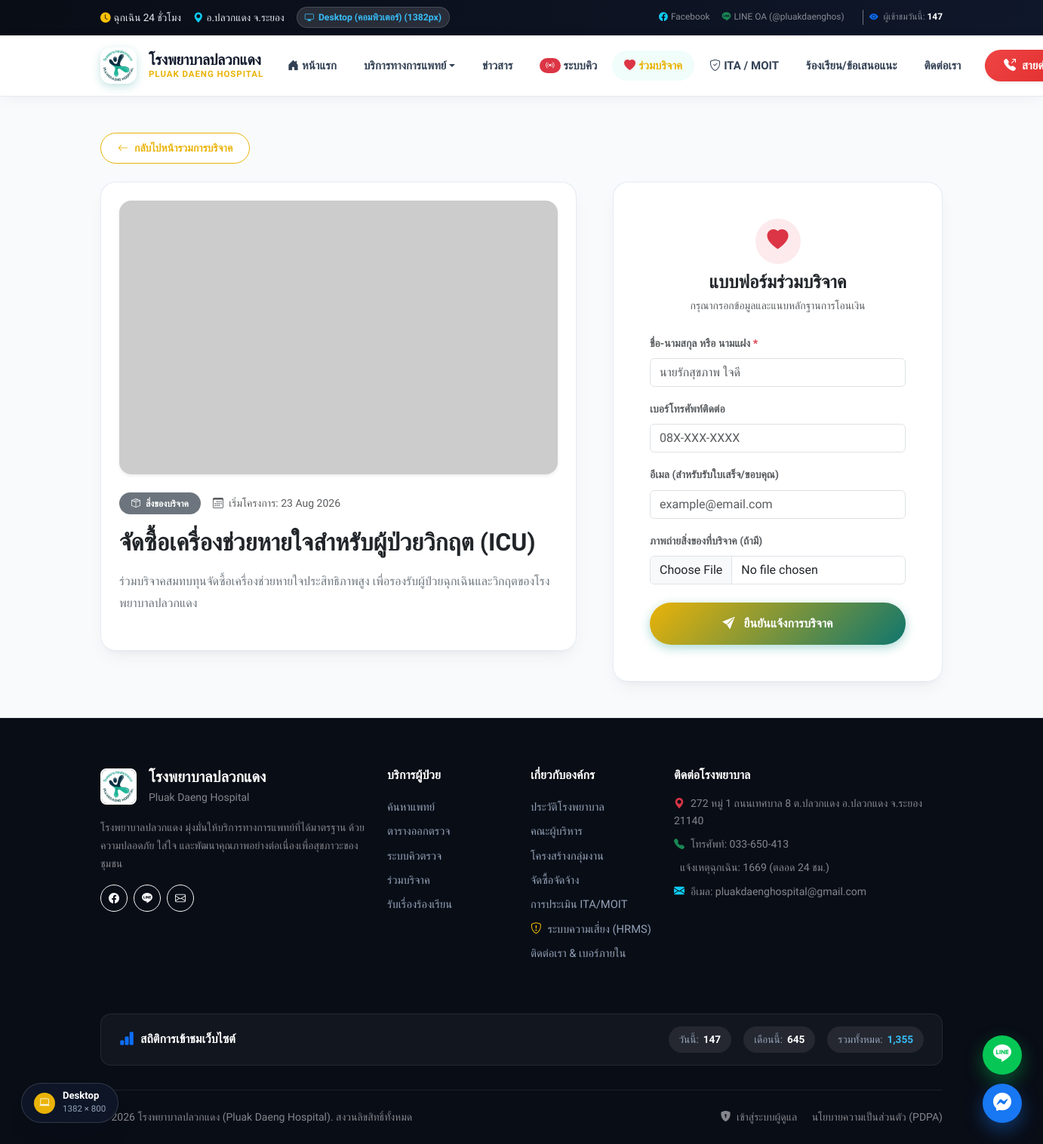
The page /donation/show/3 on the database its author committed.
### tables this page shows
CREATE TABLE `donation_items` (
  `id` int(11) NOT NULL AUTO_INCREMENT,
  `title` varchar(255) NOT NULL,
  `type` enum('general','money','equipment') DEFAULT 'general',
  `description` text DEFAULT NULL,
  `image` varchar(255) DEFAULT NULL,
  `target_amount` decimal(10,2) DEFAULT 0.00,
  `current_amount` decimal(10,2) DEFAULT 0.00,
  `target_quantity` int(11) DEFAULT 0,
  `current_quantity` int(11) DEFAULT 0,
  `status` enum('active','inactive','completed') DEFAULT 'active',
  `created_by` int(11) DEFAULT NULL,
  `created_at` timestamp NULL DEFAULT current_timestamp(),
  `updated_at` timestamp NULL DEFAULT current_timestamp() ON UPDATE current_timestamp(),
  `deleted_at` timestamp NULL DEFAULT NULL,
  PRIMARY KEY (`id`)
);

### app/Controllers/DonationController.php (called while the page is built, shortened)
<?php
class DonationController extends Controller {
    private $itemModel;
    public function __construct() {
        $this->itemModel = $this->model('DonationItem');
    }
    public function show($id) {
        $item = $this->itemModel->getById($id);
        $data = [
            'page_title' => $item->title,
            'og_type' => 'website',
            'og_description' => strip_tags($item->description),
            'og_image' => URLROOT . '/assets/images/donations/' . $item->image,
            'item' => $item
        ];
        $this->view('donations/show', $data);
    }
}

### app/Core/App.php (called while the page is built, shortened)
<?php
class App {
    protected $controller = 'HomeController';
    protected $method = 'index';
    public function __construct() {
        $url = $this->parseUrl();
        if (isset($url[0]) && strtolower($url[0]) === 'admin') {
            array_shift($url);
            $this->controller = 'DashboardController';
            $adminAliases = [
                'donationitem' => 'DonationItem',
                'donationitems' => 'DonationItem',
                'donation' => 'Donation',
                'donations' => 'Donation',
                'banner' => 'Banner',
                'banners' => 'Banner',
                'news' => 'News',
                'appointment' => 'Appointment',
                'appointments' => 'Appointment',
                'doctor' => 'Doctor',
                'doctors' => 'Doctor',
                'clinic' => 'Clinic',
                'clinics' => 'Clinic',
                'service' => 'Service',
                'services' => 'Service',
                'department' => 'Department',
                'departments' => 'Department',
                'procurement' => 'Procurement',
                'procurements' => 'Procurement',
                'complaint' => 'Complaint',
                'complaints' => 'Complaint',
                'setting' => 'Settings',
                'settings' => 'Settings',
                'auditlog' => 'AuditLog',
                'logs' => 'AuditLog',
                'dashboard' => 'Dashboard',
                'auth' => 'Auth',
                'login' => 'Auth'
            ];
            if (isset($url[0])) {
                $rawKey = strtolower($url[0]);
                if (isset($adminAliases[$rawKey]) && file_exists('../app/Controllers/Admin/' . $adminAliases[$rawKey] . 'Controller.php')) {
                    $this->controller = $adminAliases[$rawKey] . 'Controller';
                    unset($url[0]);
                } else if (file_exists('../app/Controllers/Admin/' . ucwords($url[0]) . 'Controller.php')) {
                    $this->controller = ucwords($url[0]) . 'Controller';
                    unset($url[0]);
                }
            }
            $controllerClass = 'App\\Controllers\\Admin\\' . $this->controller;
            if(!class_exists($controllerClass)){
                require_once '../app/Controllers/Admin/' . $this->controller . '.php';
            }
            $this->controller = new $controllerClass;
        } else {
            $aliases = [
                'donations' => 'Donation',
                'donation' => 'Donation',
                'doctors' => 'Doctor',
                'doctor' => 'Doctor',
                'clinics' => 'Clinic',
                'clinic' => 'Clinic',
                'services' => 'Service',
                'service' => 'Service',
                'appointments' => 'Appointment',
                'appointment' => 'Appointment',
                'departments' => 'Department',
                'department' => 'Department',
                'hrms' => 'Risk',
                'risk' => 'Risk',
                'ita' => 'Ita',
                'contact' => 'Contact',
                'news' => 'News'
            ];
            if (isset($url[0])) {
                $rawKey = strtolower($url[0]);
                if (isset($aliases[$rawKey]) && file_exists('../app/Controllers/' . $aliases[$rawKey] . 'Controller.php')) {
                    $this->controller = $aliases[$rawKey] . 'Controller';
                    unset($url[0]);
                } else if (file_exists('../app/Controllers/' . ucwords($url[0]) . 'Controller.php')) {
                    $this->controller = ucwords($url[0]) . 'Controller';
                    unset($url[0]);
                } else if (str_ends_with($rawKey, 's') && file_exists('../app/Controllers/' . ucwords(rtrim($rawKey, 's')) . 'Controller.php')) {
                    $this->controller = ucwords(rtrim($rawKey, 's')) . 'Controller';
                    unset($url[0]);
                }
            }
            $this->controller = new $controllerClass;
        }
        if (isset($url[1])) {
            if (method_exists($this->controller, $url[1])) {
                $this->method = $url[1];
                unset($url[1]);
            }
        }
        $this->params = $url ? array_values($url) : [];
        call_user_func_array([$this->controller, $this->method], $this->params);
    }
    public function parseUrl() {
        if (isset($_GET['url'])) {
            $url = rtrim($_GET['url'], '/');
            $url = urldecode($url);
            return explode('/', $url);
        }
        return [];
    }
}

### public/index.php (called while the page is built, shortened)
<?php
spl_autoload_register(function($className) {
    if (strpos($className, 'App\\Core\\') === 0) {
        $class = str_replace('App\\Core\\', '', $className);
    } else if (strpos($className, 'App\\Controllers\\') === 0) {
        $class = str_replace('App\\Controllers\\', '', $className);
        require_once '../app/Controllers/' . $class . '.php';
    } else if (strpos($className, 'App\\Models\\') === 0) {
        $class = str_replace('App\\Models\\', '', $className);
        require_once '../app/Models/' . $class . '.php';
    } else if (strpos($className, 'App\\Services\\') === 0) {
        $class = str_replace('App\\Services\\', '', $className);
        require_once '../app/Services/' . $class . '.php';
    } else if (strpos($className, 'App\\Repositories\\') === 0) {
        $class = str_replace('App\\Repositories\\', '', $className);
        require_once '../app/Repositories/' . $class . '.php';
    } else if (strpos($className, 'App\\Middleware\\') === 0) {
        $class = str_replace('App\\Middleware\\', '', $className);
        require_once '../app/Middleware/' . $class . '.php';
    } else if (strpos($className, 'App\\Helpers\\') === 0) {
        $class = str_replace('App\\Helpers\\', '', $className);
        require_once '../app/Helpers/' . $class . '.php';
    } else if (strpos($className, 'App\\Validation\\') === 0) {
        $class = str_replace('App\\Validation\\', '', $className);
        require_once '../app/Validation/' . $class . '.php';
    }
});
$app = new App\Core\App();

### app/Core/Database.php (called while the page is built, shortened)
<?php
class Database {
    private $host = DB_HOST;
    private $user = DB_USER;
    private $pass = DB_PASS;
    private $dbname = DB_NAME;
    private $dbh;
    private $stmt;
    public function __construct() {
        $dsn = 'mysql:host=' . $this->host . ';dbname=' . $this->dbname . ';charset=utf8mb4';
        $options = array(
            PDO::ATTR_PERSISTENT => true,
            PDO::ATTR_ERRMODE => PDO::ERRMODE_EXCEPTION,
            PDO::ATTR_DEFAULT_FETCH_MODE => PDO::FETCH_OBJ,
            PDO::MYSQL_ATTR_INIT_COMMAND => 'SET NAMES utf8mb4'
        );
        try {
            $this->dbh = new PDO($dsn, $this->user, $this->pass, $options);
        } catch(PDOException $e) {
            $this->error = $e->getMessage();
            error_log($this->error);
            if (APP_ENV === 'development') {
                echo $this->error;
            } else {
                echo "Database connection failed.";
            }
        }
    }
    public function query($sql) {
        $this->stmt = $this->dbh->prepare($sql);
    }
    public function bind($param, $value, $type = null) {
        if (is_null($type)) {
            switch(true) {
                default:
                    $type = PDO::PARAM_STR;
            }
        }
        $this->stmt->bindValue($param, $value, $type);
    }
    public function execute() {
        return $this->stmt->execute();
    }
    public function single() {
        $this->execute();
        return $this->stmt->fetch();
    }
}

### app/Core/Model.php (called while the page is built, shortened)
<?php
class Model {
    public function __construct() {
        $this->db = new Database();
    }
}

### app/Models/DonationItem.php (called while the page is built, shortened)
<?php
class DonationItem extends Model {
    public function getById($id) {
        $this->db->query('SELECT * FROM donation_items WHERE id = :id AND deleted_at IS NULL');
        $this->db->bind(':id', $id);
        return $this->db->single();
    }
}

### app/Views/donations/show.php (the view, shortened to what this page needs)
<div class="container my-5">
    <div class="mb-4">
        <a href="<?= URLROOT ?>/donation" class="btn btn-modern-outline btn-sm">
            <i class="bi bi-arrow-left"></i> กลับไปหน้ารวมการบริจาค
        </a>
    </div>
    <div class="row g-5">
        <div class="col-lg-7">
            <div class="glass-card p-4 mb-4">
                <img src="<?= URLROOT ?>/assets/images/donations/<?= $item->image ?: 'default-donation.jpg' ?>" class="img-fluid rounded-4 shadow-sm mb-4 w-100 object-fit-cover" style="max-height: 380px;" alt="<?= htmlspecialchars($item->title) ?>" onerror="this.src='https://placehold.co/800x500?text=Donation+Project'">
                <div class="mb-3 d-flex align-items-center gap-3">
                    <?php if ($item->type == 'money'): ?>
                        <span class="badge bg-success text-white px-3 py-2 rounded-pill"><i class="bi bi-cash-stack me-1"></i> ระดมทุนเงินบริจาค</span>
                    <?php elseif ($item->type == 'equipment'): ?>
                        <span class="badge bg-info text-white px-3 py-2 rounded-pill"><i class="bi bi-heart-pulse-fill me-1"></i> อุปกรณ์การแพทย์</span>
                    <?php else: ?>
                        <span class="badge bg-secondary text-white px-3 py-2 rounded-pill"><i class="bi bi-box-seam me-1"></i> สิ่งของบริจาค</span>
                    <?php endif; ?>
                    <span class="text-muted small"><i class="bi bi-calendar3 me-1"></i> เริ่มโครงการ: <?= date('d M Y', strtotime($item->created_at)) ?></span>
                </div>
                <h2 class="fw-bold text-dark mb-3"><?= htmlspecialchars($item->title) ?></h2>
                <div class="text-secondary mb-4" style="line-height: 1.8;">
                    <?= nl2br(htmlspecialchars($item->description)) ?>
                </div>
            </div>
        </div>
        <div class="col-lg-5">
            <div class="glass-card p-4 p-md-5 sticky-top" style="top: 100px;">
                <div class="text-center mb-4">
                    <div class="p-3 bg-danger bg-opacity-10 text-danger rounded-circle d-inline-flex align-items-center justify-content-center mb-2" style="width: 60px; height: 60px;">
                        <i class="bi bi-heart-fill fs-3"></i>
                    </div>
                    <h4 class="fw-bold text-dark mb-1">แบบฟอร์มร่วมบริจาค</h4>
                    <p class="text-muted small">กรุณากรอกข้อมูลและแนบหลักฐานการโอนเงิน</p>
                </div>
                <?php if ($item->status == 'completed' || $item->status == 'inactive'): ?>
                    <div class="text-center py-4">
                        <i class="bi bi-check-circle-fill text-success display-4 mb-3 d-block"></i>
                        <h5 class="fw-bold">ปิดรับบริจาคแล้ว</h5>
                        <p class="text-muted small">รายการนี้ปิดรับบริจาคแล้ว ขอขอบพระคุณทุกท่านที่ร่วมสนับสนุน</p>
                    </div>
                <?php else: ?>
                    <form action="<?= URLROOT ?>/donation/store" method="POST" enctype="multipart/form-data">
                        <div class="mb-3">
                            <label for="donor_name" class="form-label fw-bold small text-muted">ชื่อ-นามสกุล หรือ นามแฝง <span class="text-danger">*</span></label>
                            <input type="text" class="form-control form-control-modern" id="donor_name" name="donor_name" required placeholder="นายรักสุขภาพ ใจดี">
                        </div>
                        <div class="mb-3">
                            <label for="donor_phone" class="form-label fw-bold small text-muted">เบอร์โทรศัพท์ติดต่อ</label>
                            <input type="text" class="form-control form-control-modern" id="donor_phone" name="donor_phone" placeholder="08X-XXX-XXXX">
                        </div>
                        <div class="mb-3">
                            <label for="donor_email" class="form-label fw-bold small text-muted">อีเมล (สำหรับรับใบเสร็จ/ขอบคุณ)</label>
                            <input type="email" class="form-control form-control-modern" id="donor_email" name="donor_email" placeholder="example@email.com">
                        </div>
                        <?php if ($item->type == 'money'): ?>
                        <div class="mb-3">
                            <label for="amount" class="form-label fw-bold small text-muted">จำนวนเงินที่บริจาค (บาท) <span class="text-danger">*</span></label>
                            <input type="number" step="0.01" min="1" class="form-control form-control-modern fw-bold text-primary" id="amount" name="amount" required placeholder="1000.00">
                        </div>
                        <div class="mb-4">
                            <label for="payment_slip" class="form-label fw-bold small text-muted">แนบสลิปโอนเงิน <span class="text-danger">*</span></label>
                            <input type="file" class="form-control form-control-modern" id="payment_slip" name="payment_slip" accept="image/*" required>
                        </div>
                        <?php else: ?>
                        <div class="mb-4">
                            <label for="payment_slip" class="form-label fw-bold small text-muted">ภาพถ่ายสิ่งของที่บริจาค (ถ้ามี)</label>
                            <input type="file" class="form-control form-control-modern" id="payment_slip" name="payment_slip" accept="image/*">
                        </div>
                        <?php endif; ?>
                        <button type="submit" class="btn btn-modern-primary w-100 py-3 fs-6">
                            <i class="bi bi-send-fill me-1"></i> ยืนยันแจ้งการบริจาค
                        </button>
                    </form>
                <?php endif; ?>
            </div>
        </div>
    </div>
</div>

### rows shown on the page
donation_items: created_at "23 Aug 2026", title "จัดซื้อเครื่องช่วยหายใจสำหรับผู้ป่วยวิกฤต (ICU)", description "ร่วมบริจาคสมทบทุนจัดซื้อเครื่องช่วยหายใจประสิทธิภาพสูง เพื่อรองรับผู้ป่วยฉุกเฉินและวิกฤตของโรงพยาบาลปลวกแดง"

### other values the page prints
$lineOaId "@pluakdaenghos"
$visitStats['today'] "147"
$siteSettings['address'] "272 หมู่ 1 ถนนเทศบาล 8 ต.ปลวกแดง อ.ปลวกแดง จ.ระยอง 21140"
$siteSettings['telephone'] "033-650-413"
$siteSettings['email'] "pluakdaenghospital@gmail.com"
$visitStats['month'] "645"
$visitStats['total'] "1,355"
